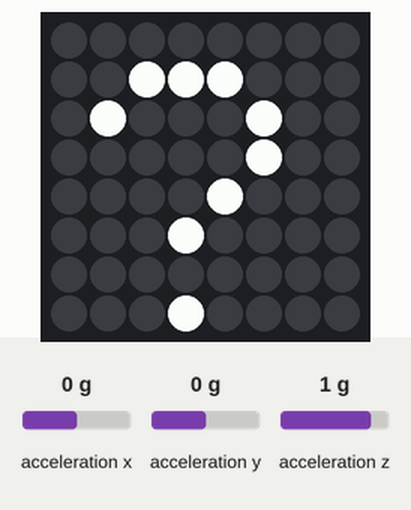
The program below on a simulated Raspberry Pi (BCM pin numbers) with a Sense HAT. On the bench: the Sense HAT's 8×8 RGB LED matrix. The inputs (shaded band) are chosen by the test bench; at power-on: acceleration x 0 g, acceleration y 0 g, acceleration z 1 g. Random numbers come from a fixed seed.

Above: at 0.1 s.

The program:

e09_shake_dice.py
```python
# e09 · 흔들면 주사위 — 가속도 크기로 흔들림 알아내기
from sense_hat import SenseHat   # SenseHAT 도구 상자 가져오기
from random import randint       # 무작위 수 도구 가져오기
from time import sleep           # 기다리기(sleep) 도구 가져오기
sense = SenseHat()               # 내 SenseHAT을 sense라고 부르기
sense.set_rotation(180)          # 화면 180도 돌리기 (케이스에 거꾸로 꽂힘)
sense.clear()                    # 화면 지우기 (켜진 LED 끄기)

sense.show_letter("?")           # 흔들기를 기다리는 중
while True:
    a = sense.get_accelerometer_raw()   # x·y·z 세 방향의 힘 (가만히 두면 1 이하)
    # abs()는 부호(-)를 없앤 크기. 어느 방향이든 1.5보다 크면 흔든 것
    if abs(a["x"]) > 1.5 or abs(a["y"]) > 1.5 or abs(a["z"]) > 1.5:
        sense.show_letter(str(randint(1, 6)), text_colour=(255, 255, 0))
        sleep(1)                 # 한 번 흔들 때 한 번만
```
